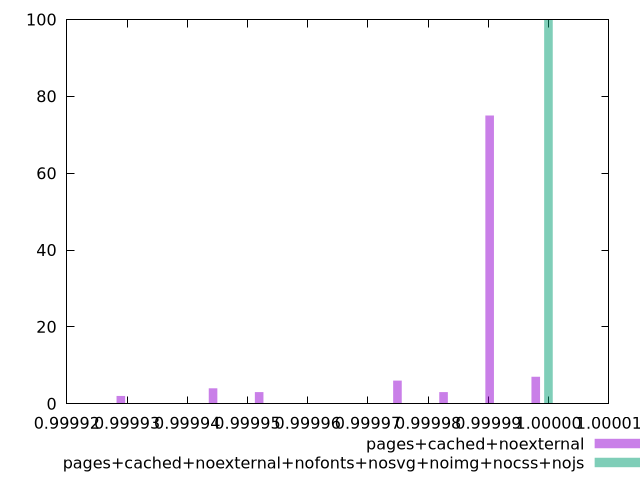

Here is the gnuplot script that generated this plot:
$_pagesCachedNoexternal <<EOF
0.9999825501267164 3
0.999990204089243 75
0.9999748961641899 6
0.9999978580517694 7
0.9999442803140839 4
0.9999289723890308 2
0.9999519342766103 3
EOF
$_pagesCachedNoexternalNofontsNosvgNoimgNocssNojs <<EOF
0.9999999641342968 100
EOF
set key outside below
set terminal pngcairo
set output "report_00004_2020-11-02T20-21-41.718Z/max-potential-fid/max-potential-fid_pages+cached+noexternal_pages+cached+noexternal+nofonts+nosvg+noimg+nocss+nojs+hist.png"
set boxwidth 0.000001419834905320716
set style fill transparent solid 0.5 noborder
set yrange [0:100]
plot $_pagesCachedNoexternal title "pages+cached+noexternal" with boxes ,$_pagesCachedNoexternalNofontsNosvgNoimgNocssNojs title "pages+cached+noexternal+nofonts+nosvg+noimg+nocss+nojs" with boxes ,
